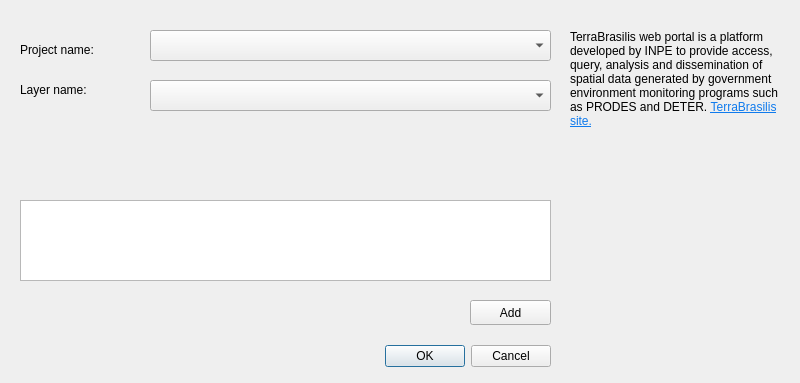
<?xml version="1.0" encoding="UTF-8"?>
<ui version="4.0">
 <class>TerraBrasilisDataSourceDialogBase</class>
 <widget class="QDialog" name="TerraBrasilisDataSourceDialogBase">
  <property name="geometry">
   <rect>
    <x>0</x>
    <y>0</y>
    <width>800</width>
    <height>383</height>
   </rect>
  </property>
  <property name="windowTitle">
   <string>TerraBrasilis Data Source</string>
  </property>
  <widget class="QDialogButtonBox" name="button_box">
   <property name="geometry">
    <rect>
     <x>370</x>
     <y>340</y>
     <width>181</width>
     <height>32</height>
    </rect>
   </property>
   <property name="orientation">
    <enum>Qt::Horizontal</enum>
   </property>
   <property name="standardButtons">
    <set>QDialogButtonBox::Cancel|QDialogButtonBox::Ok</set>
   </property>
  </widget>
  <widget class="QLabel" name="label">
   <property name="geometry">
    <rect>
     <x>20</x>
     <y>40</y>
     <width>121</width>
     <height>20</height>
    </rect>
   </property>
   <property name="text">
    <string>Project name: </string>
   </property>
  </widget>
  <widget class="QComboBox" name="comboBox">
   <property name="geometry">
    <rect>
     <x>150</x>
     <y>30</y>
     <width>401</width>
     <height>31</height>
    </rect>
   </property>
  </widget>
  <widget class="QComboBox" name="comboBox_2">
   <property name="geometry">
    <rect>
     <x>150</x>
     <y>80</y>
     <width>401</width>
     <height>31</height>
    </rect>
   </property>
  </widget>
  <widget class="QLabel" name="label_2">
   <property name="geometry">
    <rect>
     <x>20</x>
     <y>80</y>
     <width>121</width>
     <height>20</height>
    </rect>
   </property>
   <property name="text">
    <string>Layer name: </string>
   </property>
  </widget>
  <widget class="QLabel" name="label_3">
   <property name="geometry">
    <rect>
     <x>20</x>
     <y>130</y>
     <width>531</width>
     <height>41</height>
    </rect>
   </property>
   <property name="layoutDirection">
    <enum>Qt::LeftToRight</enum>
   </property>
   <property name="text">
    <string/>
   </property>
  </widget>
  <widget class="QPushButton" name="pushButton">
   <property name="geometry">
    <rect>
     <x>470</x>
     <y>300</y>
     <width>81</width>
     <height>25</height>
    </rect>
   </property>
   <property name="text">
    <string>Add</string>
   </property>
  </widget>
  <widget class="QTextEdit" name="textEdit">
   <property name="geometry">
    <rect>
     <x>20</x>
     <y>200</y>
     <width>531</width>
     <height>81</height>
    </rect>
   </property>
  </widget>
  <widget class="QLabel" name="label_4">
   <property name="geometry">
    <rect>
     <x>570</x>
     <y>30</y>
     <width>221</width>
     <height>201</height>
    </rect>
   </property>
   <property name="acceptDrops">
    <bool>false</bool>
   </property>
   <property name="autoFillBackground">
    <bool>false</bool>
   </property>
   <property name="text">
    <string>&lt;html&gt;&lt;head/&gt;&lt;body&gt;&lt;p&gt;TerraBrasilis web portal is a platform developed by INPE to provide access, query, analysis and dissemination of spatial data generated by government environment monitoring programs such as PRODES and DETER.  &lt;a href=&quot;http://terrabrasilis.dpi.inpe.br/&quot;&gt;&lt;span style=&quot; text-decoration: underline; color:#107bed;&quot;&gt;TerraBrasilis site.&lt;/span&gt;&lt;/a&gt;&lt;/p&gt;&lt;/body&gt;&lt;/html&gt;</string>
   </property>
   <property name="textFormat">
    <enum>Qt::AutoText</enum>
   </property>
   <property name="alignment">
    <set>Qt::AlignLeading|Qt::AlignLeft|Qt::AlignTop</set>
   </property>
   <property name="wordWrap">
    <bool>true</bool>
   </property>
   <property name="openExternalLinks">
    <bool>true</bool>
   </property>
  </widget>
 </widget>
 <resources/>
 <connections>
  <connection>
   <sender>button_box</sender>
   <signal>accepted()</signal>
   <receiver>TerraBrasilisDataSourceDialogBase</receiver>
   <slot>accept()</slot>
   <hints>
    <hint type="sourcelabel">
     <x>20</x>
     <y>20</y>
    </hint>
    <hint type="destinationlabel">
     <x>20</x>
     <y>20</y>
    </hint>
   </hints>
  </connection>
  <connection>
   <sender>button_box</sender>
   <signal>rejected()</signal>
   <receiver>TerraBrasilisDataSourceDialogBase</receiver>
   <slot>reject()</slot>
   <hints>
    <hint type="sourcelabel">
     <x>20</x>
     <y>20</y>
    </hint>
    <hint type="destinationlabel">
     <x>20</x>
     <y>20</y>
    </hint>
   </hints>
  </connection>
 </connections>
</ui>
